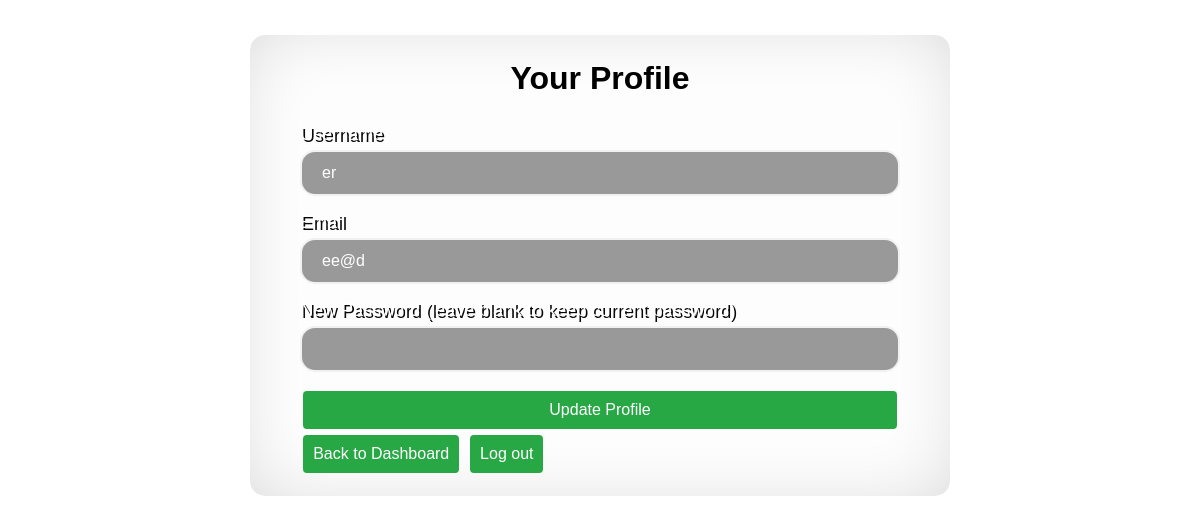
Before: /hadminprofile.php (signed in) with the older database file.
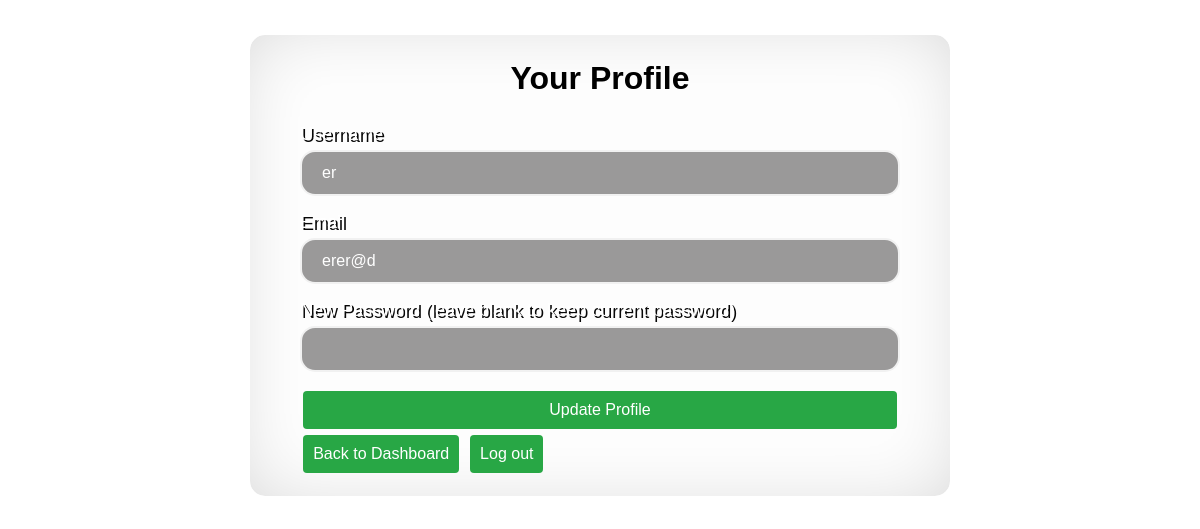
After: the same page with the newer database file.
### tables this page shows
CREATE TABLE `users` (
  `user_id` int(11) NOT NULL,
  `username` varchar(50) NOT NULL,
  `email` varchar(100) NOT NULL,
  `password` varchar(255) NOT NULL,
  `created_at` timestamp NOT NULL DEFAULT current_timestamp(),
  `user_type` varchar(20) NOT NULL,
  `description` varchar(20) NOT NULL,
  `hotel_id` int(11) DEFAULT NULL,
  `name` varchar(255) DEFAULT NULL,
  `telephone` varchar(15) DEFAULT NULL,
  `profile_picture` varchar(255) DEFAULT NULL
);

### hadminprofile.php (the view, shortened to what this page needs)
<?php
include('config.php');
$user_id = $_SESSION['user_id'];
$stmt = $conn->prepare("SELECT username, email, user_type FROM users WHERE user_id = ?");
$stmt->bind_param("i", $user_id);
$stmt->execute();
$result = $stmt->get_result();
$user = $result->fetch_assoc();
?>
<!DOCTYPE html>
<html lang="en">
<head>
    <link rel="stylesheet" href="profile.css">
</head>
<body>
    <div class="profile-container">
        <h2>Your Profile</h2>
        <form action="update_profile.php" method="POST">
            <label for="username">Username</label>
            <input type="text" id="username" name="username" value="<?php echo $user['username']; ?>" required>
            <label for="email">Email</label>
            <input type="email" id="email" name="email" value="<?php echo $user['email']; ?>" required>
            <label for="password">New Password (leave blank to keep current password)</label>
            <input type="password" id="password" name="password">
            <button type="submit">Update Profile</button>
        </form>
        <button onclick="location.href='hotel_dashboard.php'">Back to Dashboard</button>
        <button onclick="location.href='logout.php'">Log out</button>
    </div>
</body>
</html>

Changed rows visible on the page:
changed users "er": email "ee@d" → "erer@d"
